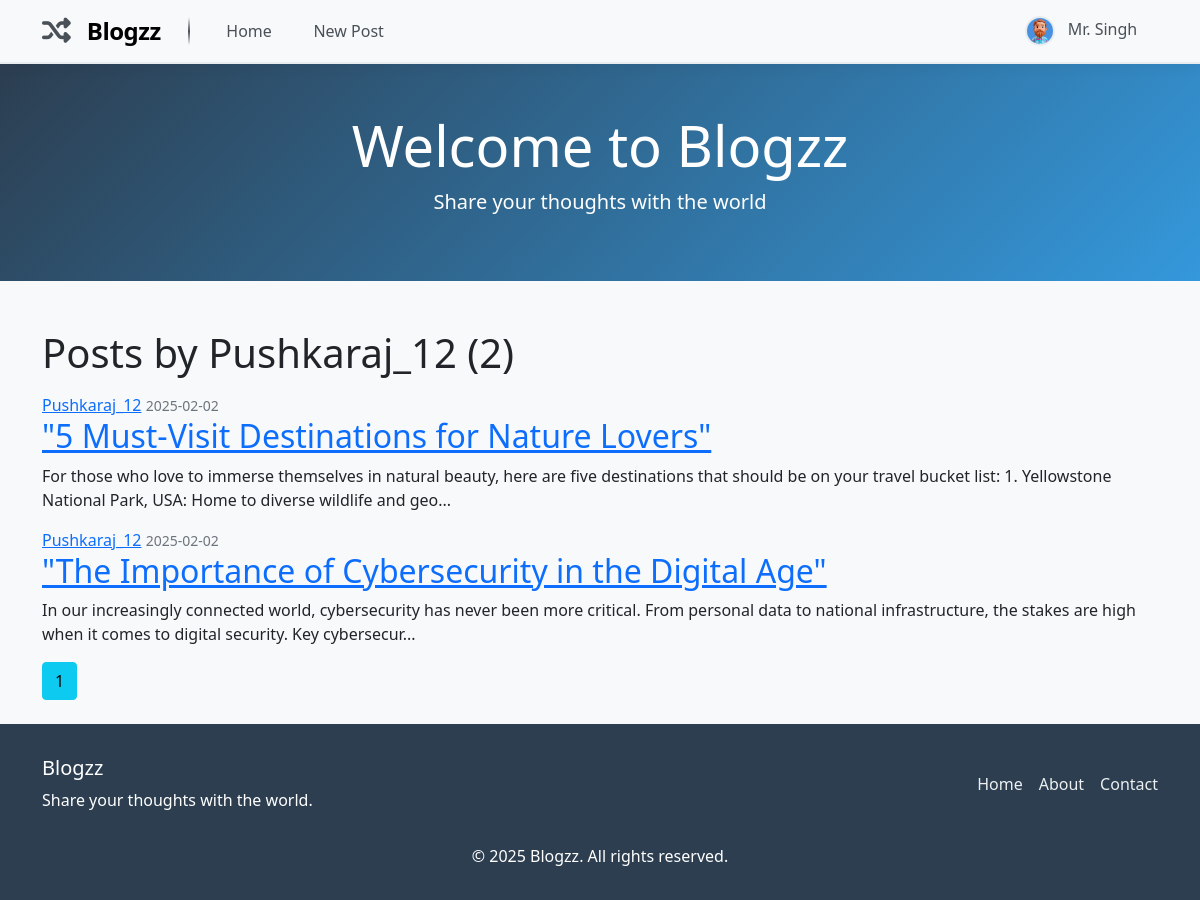
Screenshot of /user/Pushkaraj_12 (signed in) with the database file from the repository.
### app.py (models this page shows)
class User(UserMixin, db.Model):
    id = db.Column(db.Integer, primary_key=True)
    username = db.Column(db.String(20), unique=True, nullable=False)
    email = db.Column(db.String(120), unique=True, nullable=False)
    image_file = db.Column(db.String(20), nullable=False, default=app.config['DEFAULT_AVATAR'])
    password = db.Column(db.String(60), nullable=False)
    posts = db.relationship('Post', backref='author', lazy=True)

class Post(db.Model):
    id = db.Column(db.Integer, primary_key=True)
    title = db.Column(db.String(100), nullable=False)
    content = db.Column(db.Text, nullable=False)
    date_posted = db.Column(db.DateTime, nullable=False, default=datetime.utcnow)
    user_id = db.Column(db.Integer, db.ForeignKey('user.id'), nullable=False)

### app.py (the view)
@app.route("/user/<string:username>")
def user_posts(username):
    page = request.args.get('page', 1, type=int)
    user = User.query.filter_by(username=username).first_or_404()
    posts = Post.query.filter_by(author=user)\
        .order_by(Post.date_posted.desc())\
        .paginate(page=page, per_page=5)
    return render_template('user_posts.html', posts=posts, user=user)

### app.py (called while the page is built)
@login_manager.user_loader
def load_user(user_id):
    return User.query.get(int(user_id))

### templates/user_posts.html (shortened to what this page needs)
{% extends "base.html" %}
{% block content %}
    <h1 class="mb-3">Posts by {{ user.username }} ({{ posts.total }})</h1>
    {% for post in posts.items %}
        <article class="media content-section">
            <div class="media-body">
                <div class="article-metadata">
                    <a class="mr-2" href="{{ url_for('user_posts', username=post.author.username) }}">{{ post.author.username }}</a>
                    <small class="text-muted">{{ post.date_posted.strftime('%Y-%m-%d') }}</small>
                </div>
                <h2><a class="article-title" href="{{ url_for('post', post_id=post.id) }}">{{ post.title }}</a></h2>
                <p class="article-content">{{ post.content[:200] }}...</p>
            </div>
        </article>
    {% endfor %}
    {% for page_num in posts.iter_pages(left_edge=1, right_edge=1, left_current=1, right_current=2) %}
        {% if page_num %}
            {% if posts.page == page_num %}
                <a class="btn btn-info mb-4" href="{{ url_for('user_posts', username=user.username, page=page_num) }}">{{ page_num }}</a>
            {% else %}
                <a class="btn btn-outline-info mb-4" href="{{ url_for('user_posts', username=user.username, page=page_num) }}">{{ page_num }}</a>
            {% endif %}
        {% else %}
            ...
        {% endif %}
    {% endfor %}
{% endblock content %}

### templates/base.html (shortened to what this page needs)
<!DOCTYPE html>
<html lang="en">
<head>
    <link href="https://cdn.jsdelivr.net/npm/bootstrap@5.1.3/dist/css/bootstrap.min.css" rel="stylesheet">
    <link rel="stylesheet" href="https://cdnjs.cloudflare.com/ajax/libs/font-awesome/6.4.0/css/all.min.css">
    <link rel="stylesheet" href="{{ url_for('static', filename='style.css') }}">
</head>
<body>
    <nav class="navbar navbar-expand-lg navbar-dark bg-dark">
        <div class="container">
            <a class="navbar-brand" href="{{ url_for('home') }}">
                <i class="fas fa-random me-2"></i>
                <span class="logo-text" style="color: #000000;">Blogzz</span>
            </a>
            <div class="collapse navbar-collapse" id="navbarNav">
                <ul class="navbar-nav me-auto">
                    <li class="nav-item">
                        <a class="nav-link" href="{{ url_for('home') }}">Home</a>
                    </li>
                    {% if current_user.is_authenticated %}
                        <li class="nav-item">
                            <a class="nav-link" href="{{ url_for('new_post') }}">New Post</a>
                        </li>
                    {% endif %}
                </ul>
                <ul class="navbar-nav">
                    {% if current_user.is_authenticated %}
                        <li class="nav-item dropdown">
                            <a class="nav-link dropdown-toggle" href="#" id="navbarDropdown" role="button" data-bs-toggle="dropdown" aria-expanded="false">
                                <img src="{{ url_for('static', filename='avatars/' + current_user.image_file) }}"
                                     alt="Profile Picture"
                                     class="rounded-circle me-2"
                                     style="width: 30px; height: 30px; object-fit: cover;">
                                {{ current_user.username }}
                            </a>
                        </li>
                    {% endif %}
                </ul>
            </div>
        </div>
    </nav>
    <div class="hero-section bg-primary text-white py-5 mb-4">
        <div class="container text-center">
            <h1 class="display-4">Welcome to Blogzz</h1>
            <p class="lead">Share your thoughts with the world</p>
        </div>
    </div>
    <main class="container mt-4">
        {% block content %}{% endblock %}
    </main>
    <footer class="footer">
        <div class="container">
            <div class="footer-content">
                <div>
                    <h5>Blogzz</h5>
                    <p>Share your thoughts with the world.</p>
                </div>
                <ul class="footer-links">
                    <li><a href="#">Home</a></li>
                    <li><a href="#">About</a></li>
                    <li><a href="#">Contact</a></li>
                </ul>
            </div>
            <div class="footer-copyright">
                &copy; 2025 Blogzz. All rights reserved.
            </div>
        </div>
    </footer>
</body>
</html>

### static/style.css (style rules this page uses)
:root { --primary-color: #2c3e50; --secondary-color: #3498db; --accent-color: #e74c3c; --light-color: #ecf0f1; --dark-color: #2c3e50; --nav-bg: #f8f9fa; --nav-border: #e9ecef; --logo-primary: #495057; --logo-secondary: #343a40; --logo-accent: #212529; --nav-link-color: #495057; --nav-link-hover: #212529; --blogzz-color: #e74c3c; }
body { background-color: #f8f9fa; font-family: 'Segoe UI', system-ui, -apple-system, sans-serif; min-height: 100vh; display: flex; flex-direction: column; }
.navbar { background: var(--nav-bg) !important; border-bottom: 2px solid var(--nav-border); box-shadow: 0 2px 15px rgba(0, 0, 0, 0.05); backdrop-filter: blur(8px); }
.navbar-brand { position: relative; padding-right: 1.8rem; font-size: 1.5rem; font-weight: 600; display: flex; align-items: center; gap: 0.5rem; }
.navbar-brand::after { content: ""; position: absolute; right: 0; top: 50%; transform: translateY(-50%); height: 60%; width: 2px; background: linear-gradient(180deg, rgba(73, 80, 87, 0) 0%, var(--logo-primary) 50%, rgba(73, 80, 87, 0) 100%); }
.navbar-brand i { color: var(--logo-primary); font-size: 1.8rem; transition: all 0.3s ease; }
.logo-text { color: var(--blogzz-color); font-weight: 700; letter-spacing: -0.5px; }
.navbar-brand .logo-text { color: #000000; font-weight: 700; }
.nav-link { color: var(--logo-primary) !important; position: relative; margin: 0 0.8rem; font-weight: 500; transition: all 0.3s ease; }
.nav-link::before { content: ''; position: absolute; bottom: -5px; left: 50%; transform: translateX(-50%); width: 0; height: 2px; background: var(--logo-secondary); transition: width 0.3s ease; }
.navbar .dropdown-toggle::after { display: none; }
.navbar .nav-link img { width: 30px; height: 30px; object-fit: cover; }
.navbar .dropdown-toggle img { border: 2px solid var(--nav-border); transition: all 0.3s ease; }
.hero-section { background: linear-gradient(135deg, var(--primary-color) 0%, var(--secondary-color) 100%); color: white; padding: 4rem 0; margin-bottom: 3rem; }
.footer { background-color: var(--primary-color); color: white; margin-top: auto; padding: 2rem 0; }
.footer a { color: var(--light-color); text-decoration: none; transition: color 0.3s ease; }
.footer-content { display: flex; justify-content: space-between; align-items: center; flex-wrap: wrap; }
.footer-links { list-style: none; padding: 0; display: flex; gap: 1rem; }
.footer-copyright { margin-top: 1rem; text-align: center; width: 100%; }

### rows the page displays
User: image_file (picture), username "Mr. Singh"
User: username "Pushkaraj_12"
Post: author.username "Pushkaraj_12", date_posted "2025-02-02", title "\"5 Must-Visit Destinations for Nature Lovers\"", content "For those who love to immerse themselves in natural beauty, here are five destinations that should be on your travel bucket list: 1. Yellowstone National Park, USA: Home to diverse wildlife and geo"
Post: author.username "Pushkaraj_12", date_posted "2025-02-02", title "\"The Importance of Cybersecurity in the Digital Age\"", content "In our increasingly connected world, cybersecurity has never been more critical. From personal data to national infrastructure, the stakes are high when it comes to digital security. Key cybersecur"

### other values shown
{{ posts.total }} "2"
{{ page_num }} "1"
